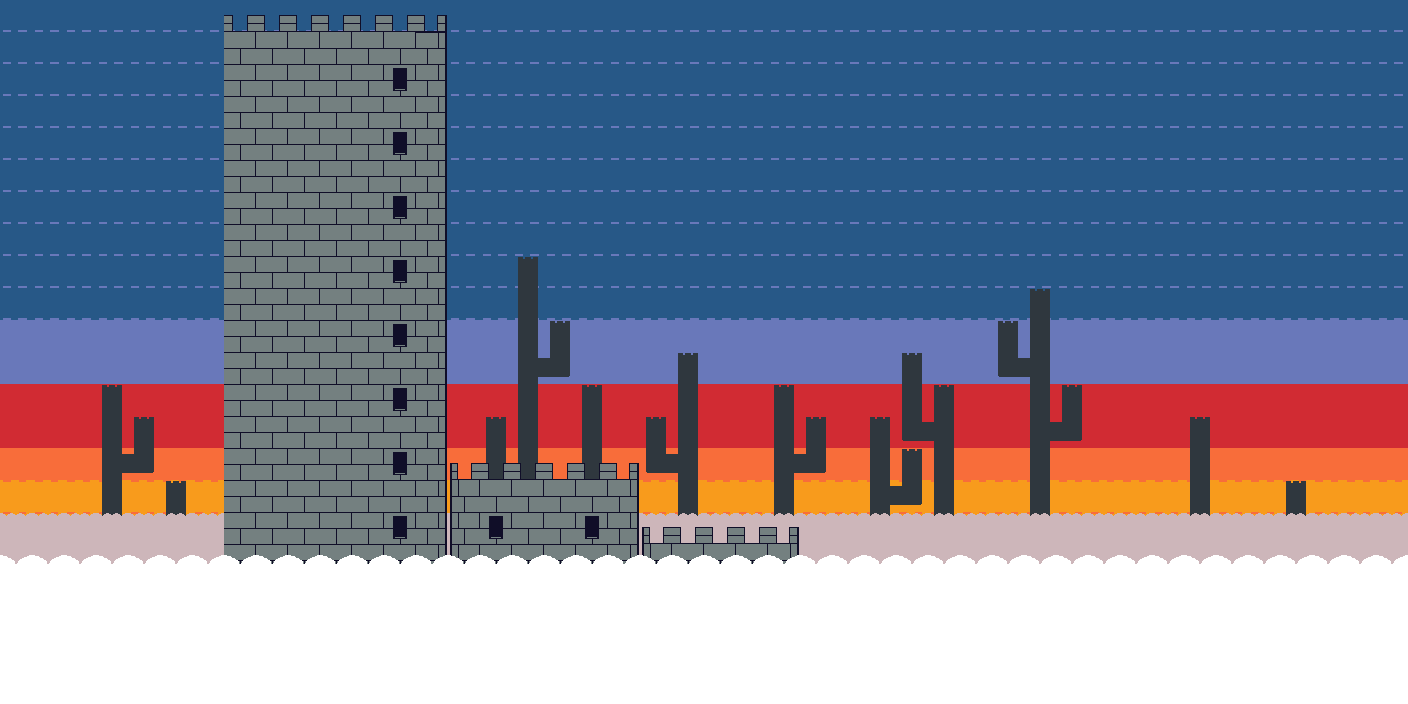

A level layout from a 2D game, rendered from its tile map. Below: a short description, then the map file with tile-grid data replaced by summaries:
An orthogonal 44x22 tile map with 32x32 px tiles, 6 tile layers (SKY, PARALLAXSLOW, PARALLAXFAST, MIDDLEBACK, ...) and 3 objects.

<map version="1.0" tiledversion="1.0.2" orientation="orthogonal" renderorder="right-down" width="44" height="22" tilewidth="32" tileheight="32" nextobjectid="35">
 <tileset firstgid="1" name="town" tilewidth="32" tileheight="32" spacing="1" tilecount="40" columns="8">
  <image source="../sprites/tilesets/sky.png" width="276" height="170" />
 </tileset>
 <layer name="SKY" width="44" height="22">
  <data>[968 cells, 968 non-empty, 5 distinct tile ids]</data>
 </layer>
 <layer name="PARALLAXSLOW" width="44" height="22">
  <data>[968 cells, 116 non-empty, 6 distinct tile ids]</data>
 </layer>
 <layer name="PARALLAXFAST" width="44" height="22">
  <data>[968 cells, 264 non-empty, 2 distinct tile ids]</data>
 </layer>
 <layer name="MIDDLEBACK" width="44" height="22">
  <data>[968 cells, 0 non-empty, 0 distinct tile ids]</data>
 </layer>
 <layer name="MIDDLEFRONT" width="44" height="22">
  <data>[968 cells, 214 non-empty, 7 distinct tile ids]</data>
 </layer>
 <layer name="FRONT" width="44" height="22">
  <data>[968 cells, 238 non-empty, 5 distinct tile ids]</data>
 </layer>
 <objectgroup name="COLLISION">
  <object id="20" x="448" y="480" width="192" height="384" />
  <object id="29" x="224" y="-192" width="224" height="1056" />
  <object id="33" x="640" y="544" width="160" height="320" />
 </objectgroup>
 <objectgroup name="ENTITIES" />
</map>
